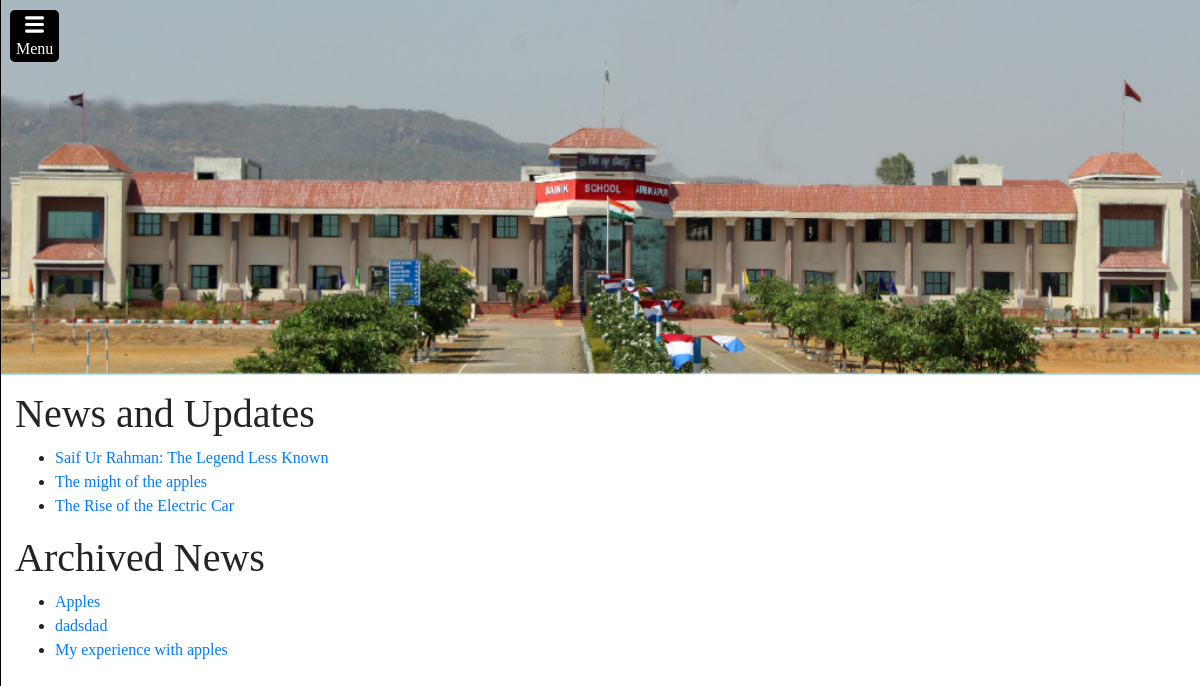
Page /news/ on the committed database.
### home/models.py (models this page shows, shortened)
class News(models.Model):
    title = models.CharField(max_length=100)
    date = models.DateField(auto_now=False, auto_now_add=False)
    image = models.ImageField(upload_to="home/static/home/news",blank=True,null=True)
    description = models.TextField(max_length=3750)
    author = models.ForeignKey(User, on_delete=models.SET_NULL, blank=True, editable=False,null=True)
    approved_by = models.ForeignKey(User, on_delete=models.SET_NULL, blank=True, null=True, editable=False, related_name="approver")
    active = models.BooleanField(default=False)

### home/views.py (the view)
# urls.py: path("news/", views.news, name="news"),
def news(request):
    news_subs = News.objects.filter(active=True).order_by('-date')
    archived_news = News.objects.exclude(approved_by=None).exclude(active=True).order_by('-date')
    return render(request, "home/news.html", {
        "news_subs":news_subs,
        "archived_news":archived_news,
    })

### home/templates/home/news.html (shortened to what this page needs)
{% extends 'home/layout.html' %}
{% load static %}
{% block body %}
<div style="margin-left: 15px; margin-top: 15px;">
    {% if news_subs is not None%}
    <h1>News and Updates</h1>
    <ul>
        {% for news in news_subs %}
        <li><a href="{% url 'home:news_article' news_id=news.id %}">{{news.title}}</a></li>
        {% endfor %}
    </ul>
    <h1>Archived News</h1>
    <ul>
        {% for news in archived_news %}
            <li><a href="{% url 'home:news_article' news_id=news.id %}">{{news.title}}</a></li>
        {% endfor %}
    </ul>
    {% endif %}
</div>
{% endblock %}

### home/static/home/styles.css (style rules this page uses)
body { font-family: 'Times New Roman', Times, serif !important; height: 100%; margin:0; padding:0; width:100%; }

### rows in the picture
News: title "Saif Ur Rahman: The Legend Less Known"
News: title "The might of the apples"
News: title "The Rise of the Electric Car"
News: title "Apples"
News: title "dadsdad"
News: title "My experience with apples"
